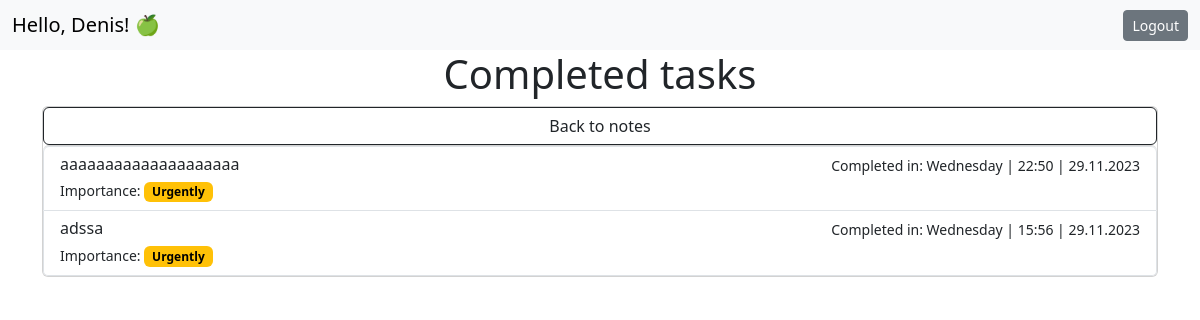
The page /completed/ (signed in) on the database as committed earlier.
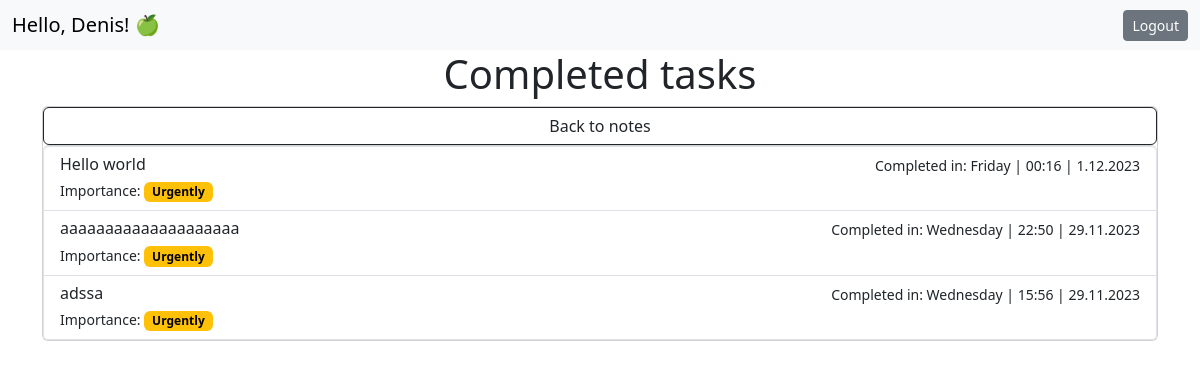
The same page on the database as committed later.
### note/models.py (models this page shows, shortened)
class Task(models.Model):
    user = models.ForeignKey(User, on_delete=models.CASCADE)
    title = models.CharField(max_length=60)
    description = models.TextField(null=True, blank=True)
    complete = models.BooleanField(default=False)
    time_created = models.DateTimeField(auto_now_add=True)
    time_updated = models.DateTimeField(auto_now=True)
    importance = models.ForeignKey(Importance, on_delete=models.CASCADE, null=False)
    class Meta:
        ordering = ["-time_updated"]

class Importance(models.Model):
    name = models.CharField(max_length=255)

### note/views.py (the view)
# urls.py: path('completed/', views.completed_tasks_views, name='completed'),
@login_required
def completed_tasks_views(request):
    tasks = Task.objects.filter(complete=True)
    return render(request, "completed_tasks.html", context={"tasks": tasks})

### note/templates/completed_tasks.html
{% extends 'base.html' %}
{% block content %}
<h1 style="text-align:center">Completed tasks</h1>
<div class="card">
    <a href="{% url 'notes' %}" class="btn btn-outline-dark">Back to notes</a>
    <div class="list-group">
        {% for task in tasks %}
        <a href="{% url 'detail_complete' task.pk %}" class="list-group-item list-group-item-action">
            <div class="d-flex w-100 justify-content-between">
                <h6 class="mb-1">{{ task.title }}</h6>
                <small>Completed in: {{ task.time_updated|date:'l | H:i | j.m.Y' }}</small>
            </div>
            {% if task.importance.name == 'Just' %}
            <small>Importance: </small><small class="badge text-bg-primary">{{ task.importance.name }}</small>
            {% elif task.importance.name == 'Urgently' %}
            <small>Importance: </small><small class="badge text-bg-warning">{{ task.importance.name }}</small>
            {% endif %}
        </a>
        {% endfor %}
    </div>
</div>
{% endblock %}

Rows that differ between the two databases and show on the page:
now on this page (row edited): Task: title "Hello world", time_updated|H "Friday | 00:16 | 1.12.2023", importance.name "Urgently"
